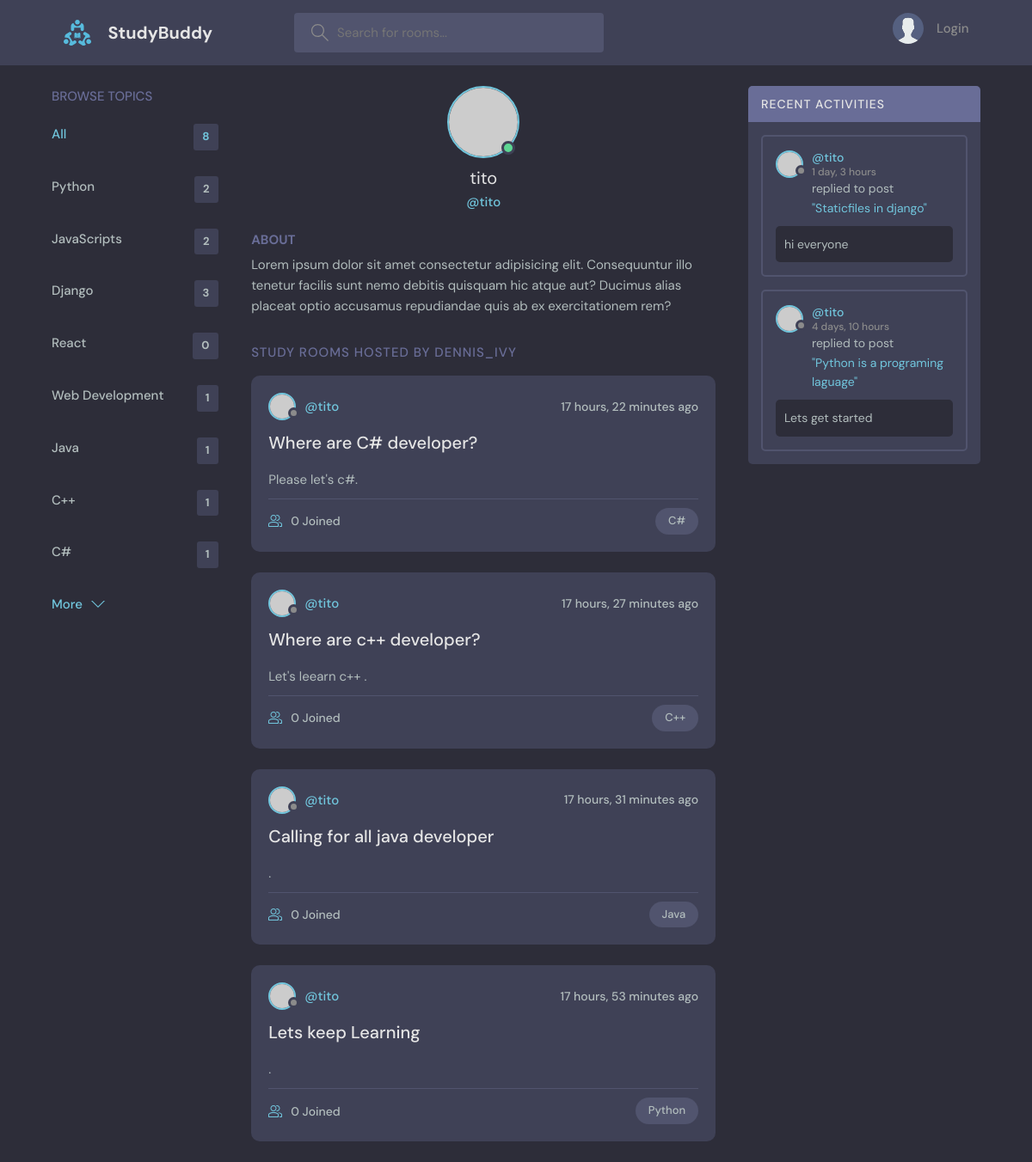
Screenshot of /profile/6/ with the database file from the repository.
### base/models.py (models this page shows, shortened)
class Topic(models.Model):
    name=models.CharField(max_length=200)

class Room(models.Model):
    host = models.ForeignKey(User, on_delete=models.SET_NULL, null=True)
    topic = models.ForeignKey(Topic, on_delete=models.SET_NULL, null=True)
    name=models.CharField(max_length=200)
    description=models.TextField(null=True, blank=True)
    participants=models.ManyToManyField(User, related_name='participants', blank=True)
    updated=models.DateTimeField(auto_now=True)
    created= models.DateTimeField(auto_now_add=True)
    class Meta:
        ordering = ['-updated', '-created']
    def __str__(self):
        return self.name

class Message(models.Model):
    user=models.ForeignKey(User, on_delete=models.CASCADE)
    room= models.ForeignKey(Room, on_delete=models.CASCADE)
    body= models.TextField()
    updated=models.DateTimeField(auto_now=True)
    created= models.DateTimeField(auto_now_add=True)
    class Meta:
        ordering = ['-updated', '-created']

### base/views.py (the view)
# urls.py: path('profile/<str:pk>/', views.userProfile, name='profile'),
def userProfile(request, pk):
    user=User.objects.get(id=pk)
    topics=Topic.objects.all()
    rooms=user.room_set.all()
    room_messages=user.message_set.all()
    context={'user': user, 'topics': topics, 'room_messages': room_messages, 'rooms': rooms}
    return render(request, 'base/profile.html', context)

### base/templates/base/profile.html (shortened to what this page needs)
{% extends 'main.html' %}
  {% block content %}
  <main class="profile-page layout layout--3">
    <div class="container">
      {% include 'base/topics_component.html' %}
      <div class="roomList">
        <div class="profile">
          <div class="profile__avatar">
            <div class="avatar avatar--large active">
              <img src="https://randomuser.me/api/portraits/men/11.jpg" />
            </div>
          </div>
          <div class="profile__info">
            <h3>{{user.username}}</h3>
            <p>@{{user.username}}</p>
          </div>
          <div class="profile__about">
            <h3>About</h3>
            <p>
              Lorem ipsum dolor sit amet consectetur adipisicing elit. Consequuntur illo tenetur
              facilis sunt nemo debitis quisquam hic atque aut? Ducimus alias placeat optio
              accusamus repudiandae quis ab ex exercitationem rem?
            </p>
          </div>
        </div>
        <div class="roomList__header">
          <div>
            <h2>Study Rooms Hosted by dennis_ivy</a>
            </h2>
          </div>
        </div>
        {% include 'base/feed_component.html' %}
      </div>
      {% include 'base/activity_component.html' %}
    </div>
  </main>
  {% endblock content %}

### base/templates/base/topics_component.html
<div class="topics">
        <div class="topics__header">
          <h2>Browse Topics</h2>
        </div>
        <ul class="topics__list">
          <li>
            <a href="{% url 'home' %}" class="active">All<span>{{topics.count}}</span></a>
          </li>
          {% for topic in topics %}
          <li>
            <a href="{% url 'home' %}?q={{topic.name}}">{{topic.name}}<span>{{topic.room_set.all.count}}</span></a>
          </li>
          {% endfor %}
        </ul>
        <a class="btn btn--link" href="{% url 'topic' %}">
          More
          <svg version="1.1" xmlns="http://www.w3.org/2000/svg" width="32" height="32" viewBox="0 0 32 32">
            <title>chevron-down</title>
            <path d="M16 21l-13-13h-3l16 16 16-16h-3l-13 13z"></path>
          </svg>
        </a>
      </div>

### base/templates/base/feed_component.html (shortened to what this page needs)
{% for room in rooms %}
<div class="roomListRoom">
  <div class="roomListRoom__header">
    <a href="{% url 'profile' room.host.id %}" class="roomListRoom__author">
      <div class="avatar avatar--small">
        <img src="https://randomuser.me/api/portraits/women/11.jpg" />
      </div>
      <span>@{{room.host}}</span>
    </a>
    <div class="roomListRoom__actions">
      <span>{{room.created|timesince}} ago</span>
    </div>
  </div>
  <div class="roomListRoom__content">
    <a href="{% url 'room' room.id %}">{{room.name}}</a>
    <p>
      {{room.description}}.
    </p>
  </div>
  <div class="roomListRoom__meta">
    <a href="{% url 'room' room.id %}" class="roomListRoom__joined">
      {{room.participants.count}} Joined
    </a>
    <p class="roomListRoom__topic">{{room.topic.name}}</p>
  </div>
</div>
{% endfor %}

### base/templates/base/activity_component.html (shortened to what this page needs)
<div class="activities">
    <div class="activities__header">
      <h2>Recent Activities</h2>
    </div>
    {% for message in room_messages %}
    <div class="activities__box">
      <div class="activities__boxHeader roomListRoom__header">
        <a href="{% url 'profile' message.user.id %}" class="roomListRoom__author">
          <div class="avatar avatar--small">
            <img src="https://randomuser.me/api/portraits/women/11.jpg" />
          </div>
          <p>
            @{{message.user}}
            <span>{{message.created|timesince}}</span>
          </p>
        </a>
      </div>
      <div class="activities__boxContent">
        <p>replied to post<a href="{% url 'room' message.room.id %}">"{{message.room}}"</a></p>
        <div class="activities__boxRoomContent">
          {{message.body}}
        </div>
      </div>
    </div>
    {% endfor %}
  </div>

### rows the page displays
Topic: name "Python", room_set.all.count "2"
Topic: name "JavaScripts", room_set.all.count "2"
Topic: name "Django", room_set.all.count "3"
Topic: name "React", room_set.all.count "0"
Topic: name "Web Development", room_set.all.count "1"
Topic: name "Java", room_set.all.count "1"
Topic: name "C++", room_set.all.count "1"
Topic: name "C#", room_set.all.count "1"
Room: host "tito", created "17 hours, 22 minutes", name "Where are C# developer?", description "Please let's c#", participants.count "0", topic.name "C#"
Room: host "tito", created "17 hours, 27 minutes", name "Where are c++ developer?", description "Let's leearn c++", participants.count "0", topic.name "C++"
Room: host "tito", created "17 hours, 31 minutes", name "Calling for all java developer", participants.count "0", topic.name "Java"
Room: host "tito", created "17 hours, 53 minutes", name "Lets keep Learning", participants.count "0", topic.name "Python"
Message: user "tito", created "1 day, 3 hours", room "Staticfiles in django", body "hi everyone"
Message: user "tito", created "4 days, 10 hours", room "Python is a programing laguage", body "Lets get started"

### other values shown
{{ topics.count }} "8"
{{ user.username }} "tito"
